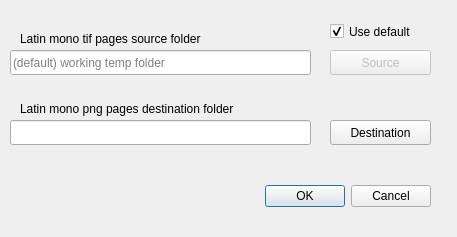
<?xml version="1.0" encoding="UTF-8"?>
<ui version="4.0">
 <class>latinmono2pngDialog</class>
 <widget class="QDialog" name="latinmono2pngDialog">
  <property name="windowModality">
   <enum>Qt::ApplicationModal</enum>
  </property>
  <property name="geometry">
   <rect>
    <x>0</x>
    <y>0</y>
    <width>457</width>
    <height>237</height>
   </rect>
  </property>
  <property name="windowTitle">
   <string>Convert Latin mono tif pages into png pages</string>
  </property>
  <widget class="QDialogButtonBox" name="buttonBox">
   <property name="geometry">
    <rect>
     <x>260</x>
     <y>180</y>
     <width>171</width>
     <height>32</height>
    </rect>
   </property>
   <property name="orientation">
    <enum>Qt::Horizontal</enum>
   </property>
   <property name="standardButtons">
    <set>QDialogButtonBox::Cancel|QDialogButtonBox::Ok</set>
   </property>
  </widget>
  <widget class="QLineEdit" name="SourceLineEdit">
   <property name="geometry">
    <rect>
     <x>10</x>
     <y>50</y>
     <width>301</width>
     <height>25</height>
    </rect>
   </property>
   <property name="placeholderText">
    <string>(default) working temp folder</string>
   </property>
  </widget>
  <widget class="QPushButton" name="SourceButton">
   <property name="enabled">
    <bool>false</bool>
   </property>
   <property name="geometry">
    <rect>
     <x>330</x>
     <y>50</y>
     <width>101</width>
     <height>25</height>
    </rect>
   </property>
   <property name="text">
    <string>Source</string>
   </property>
   <property name="icon">
    <iconset resource="../UI_Icons.qrc">
     <normaloff>:/Icons/Icons/tiff-file.png</normaloff>:/Icons/Icons/tiff-file.png</iconset>
   </property>
  </widget>
  <widget class="QPushButton" name="DestinationButton">
   <property name="geometry">
    <rect>
     <x>330</x>
     <y>120</y>
     <width>101</width>
     <height>25</height>
    </rect>
   </property>
   <property name="text">
    <string>Destination</string>
   </property>
   <property name="icon">
    <iconset resource="../UI_Icons.qrc">
     <normaloff>:/Icons/Icons/png-file.png</normaloff>:/Icons/Icons/png-file.png</iconset>
   </property>
  </widget>
  <widget class="QLineEdit" name="DestinationLineEdit">
   <property name="geometry">
    <rect>
     <x>10</x>
     <y>120</y>
     <width>301</width>
     <height>25</height>
    </rect>
   </property>
  </widget>
  <widget class="QLabel" name="SourceLabel">
   <property name="geometry">
    <rect>
     <x>20</x>
     <y>30</y>
     <width>251</width>
     <height>17</height>
    </rect>
   </property>
   <property name="text">
    <string>Latin mono tif pages source folder</string>
   </property>
  </widget>
  <widget class="QLabel" name="DestinationLabel">
   <property name="geometry">
    <rect>
     <x>20</x>
     <y>100</y>
     <width>291</width>
     <height>17</height>
    </rect>
   </property>
   <property name="text">
    <string>Latin mono png pages destination folder</string>
   </property>
  </widget>
  <widget class="QCheckBox" name="defaultsrcBox">
   <property name="geometry">
    <rect>
     <x>330</x>
     <y>20</y>
     <width>101</width>
     <height>23</height>
    </rect>
   </property>
   <property name="text">
    <string>Use default</string>
   </property>
   <property name="checked">
    <bool>true</bool>
   </property>
  </widget>
 </widget>
 <resources>
  <include location="../UI_Icons.qrc"/>
 </resources>
 <connections>
  <connection>
   <sender>buttonBox</sender>
   <signal>accepted()</signal>
   <receiver>latinmono2pngDialog</receiver>
   <slot>accept()</slot>
   <hints>
    <hint type="sourcelabel">
     <x>248</x>
     <y>254</y>
    </hint>
    <hint type="destinationlabel">
     <x>157</x>
     <y>274</y>
    </hint>
   </hints>
  </connection>
  <connection>
   <sender>buttonBox</sender>
   <signal>rejected()</signal>
   <receiver>latinmono2pngDialog</receiver>
   <slot>reject()</slot>
   <hints>
    <hint type="sourcelabel">
     <x>316</x>
     <y>260</y>
    </hint>
    <hint type="destinationlabel">
     <x>286</x>
     <y>274</y>
    </hint>
   </hints>
  </connection>
 </connections>
</ui>
